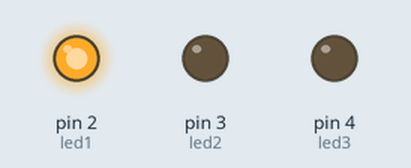
Simulated run of this sketch. Board: Arduino Uno, built with avr-gcc and run on an emulated ATmega328P. Parts: output pins drawn as LEDs (lit = HIGH).

Above: at 0.2 s.
At 0.7 s:
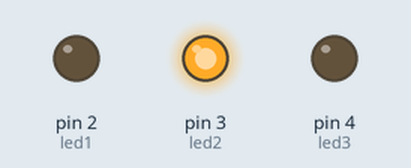
At 2.7 s:
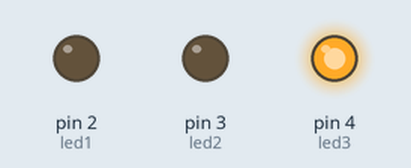
Timing chart, 0 to 3.5 s (numbered marks = the images above):
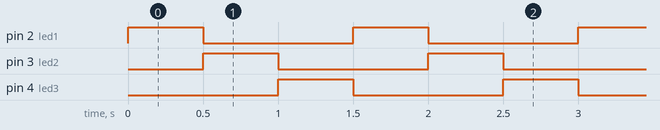

The sketch:

ke_kiri.ino
```cpp
const int led1 = 2;
const int led2 = 3;
const int led3 = 4;

void setup() {
  pinMode(led1, OUTPUT);
  pinMode(led2, OUTPUT);
  pinMode(led3, OUTPUT);
}

void loop() {
  // menyalakan led 1
  digitalWrite(led1, HIGH);
  delay(500); // tunggu selama 0.5 detik
  digitalWrite(led1, LOW); // matikan led 1

  // menyalakan led 2
  digitalWrite(led2, HIGH);
  delay(500); // tunggu selama 0.5 detik
  digitalWrite(led2, LOW); // matikan led 2

  // menyalakan led 3
  digitalWrite(led3, HIGH);
  delay(500); // tunggu selama 0.5 detik
  digitalWrite(led3, LOW); // matikan led 3
}
```

sketch.ino
```cpp

```

Measured:
- by itself, pin 2 (led1), pin 3 (led2), pin 4 (led3): alternates HIGH for 0.50 s and LOW for 1.0 s
- by itself, everything shown: repeats every 1.5 s, in 4 steps
